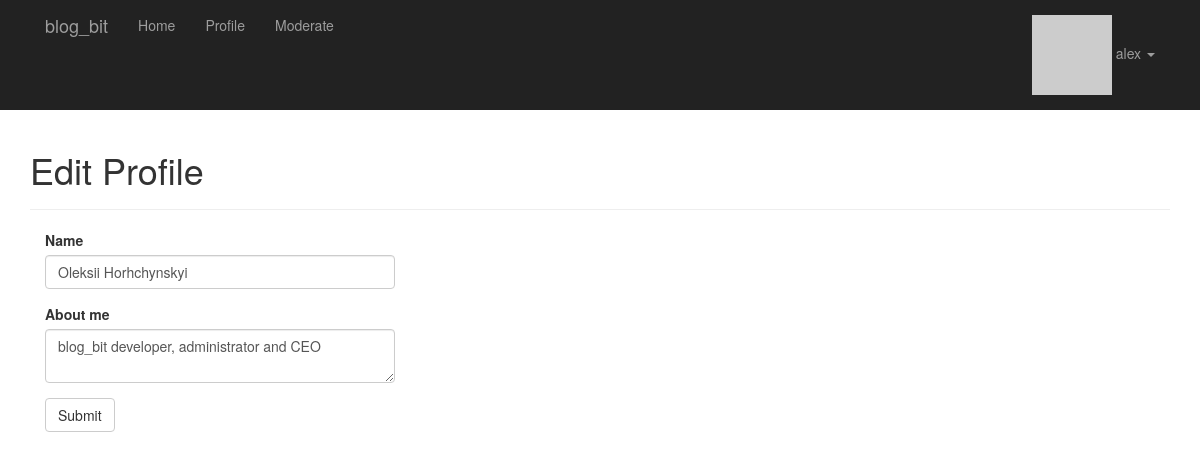
The page /edit-profile (signed in) on the database its author committed.
### app/models/user.py (models this page shows, shortened)
class User(db.Model, UserMixin):
    id = db.Column(db.Integer, primary_key=True)
    username = db.Column(db.String(64), unique=True, index=True)
    name = db.Column(db.String(64))
    about_me = db.Column(db.Text())
    member_since = db.Column(db.DateTime(), default=datetime.utcnow)
    last_seen = db.Column(db.DateTime(), default=datetime.utcnow)
    email = db.Column(db.String(64), unique=True, index=True)
    password_hash = db.Column(db.String(128))
    pfp_hash = db.Column(db.String(32))
    confirmed = db.Column(db.Boolean, default=False)
    role_id = db.Column(db.Integer, db.ForeignKey('role.id'))
    posts = db.relationship('Post', backref='author', lazy='dynamic')
    comments = db.relationship('Comment', backref='author', lazy='dynamic')
    likes = db.relationship('Like', backref='user', lazy='dynamic')
    followed = db.relationship(
        'Follow',
        foreign_keys=[Follow.follower_id],
        backref=db.backref('follower', lazy='joined'),
        lazy='dynamic',
        cascade='all, delete-orphan'
    )
    followers = db.relationship(
        'Follow',
        foreign_keys=[Follow.followed_id],
        backref=db.backref('followed', lazy='joined'),
        lazy='dynamic',
        cascade='all, delete-orphan'
    )
    @property
    def password(self):
        raise AttributeError('Password is not a readable attribute!')
    def can(self, perm):
        return self.role is not None and self.role.has_permission(perm)
    def is_administrator(self):
        return self.can(Permission.ADMIN)
    def ping(self):
        self.last_seen = datetime.utcnow()
        db.session.add(self)
        db.session.commit()
    def get_pfp(self, size=100, image_gen='retro'):
        url = 'https://secure.gravatar.com/avatar'
        return f'{url}/{self.pfp_hash}?s={size}&d={image_gen}&r=g'

### app/main/profile_views.py (the view, shortened to what this page needs)
@main.route('/edit-profile', methods=['GET', 'POST'])
@login_required
def edit_profile():
    form = EditProfileForm()
    form.name.data = current_user.name
    form.about_me.data = current_user.about_me
    return render_template('main/edit_profile.html', form=form)

### app/main/forms.py
class EditProfileForm(FlaskForm):
    name = StringField('Name', validators=[vl.Length(0, 64)])
    about_me = TextAreaField('About me')
    submit = SubmitField('Submit')

### app/auth/views.py (called while the page is built)
@auth.before_app_request
def before_request():
    current_user = flask_login.current_user
    if current_user.is_authenticated:
        current_user.ping()  # updating user last time seen property
        if not current_user.confirmed \
                and flask.request.blueprint != 'auth' \
                and flask.request.endpoint != 'static':
            return flask.redirect(flask.url_for('auth.unconfirmed'))

### app/login.py (called while the page is built)
@login_manager.user_loader
def load_user(user_id):
    return User.query.get(int(user_id))

### app/main/main_views.py (called while the page is built)
@main.after_app_request
def after_request(response):
    for query in get_recorded_queries():
        if query.end_time >= current_app.config['SLOW_QUERY_TIME']:
            current_app.logger.warning('Slow query: %s\nParameters: %s\nDuration: %fs\nContext: %s\n' %
                                       (query.statement, query.parameters, query.duration,
                                        query.location))
    return response

### app/models/role.py (called while the page is built)
    def has_permission(self, perm):
        return self.permissions & perm == perm

### blog_bit.py (called while the page is built)
@app.context_processor
def inject_permissions():
    return dict(Permission=Permission)  # to use permission in templates

### app/templates/main/edit_profile.html (shortened to what this page needs)
{% extends 'base.html' %}
{% import 'bootstrap/wtf.html' as wtf %}
{% block page_header %}
    <h1>Edit Profile</h1>
{% endblock %}
{% block page_content %}
    <div class="col-md-4">
        {{  wtf.quick_form(form) }}
    </div>
{% endblock %}

### app/templates/base.html (shortened to what this page needs)
{% extends 'bootstrap/base.html' %}
{% block head %}
    {{ super() }}
    <link rel="stylesheet" type="text/css" href="{{ url_for('static', filename='styles.css') }}">
{% endblock %}
{% block navbar %}
    <div class="navbar-inverse">
        <div class="container">
            <div class="navbar-header">
                <a class="navbar-brand" href={{ url_for('main.welcome') }}>blog_bit</a>
            </div>
            <div class="navbar-collapse collapse">
                <ul class="nav navbar-nav">
                    <li><a href={{ url_for('main.welcome') }}>Home</a></li>
                    {% if current_user.is_authenticated %}
                        <li><a href={{ url_for('main.profile', username=current_user.username) }}>Profile</a></li>
                    {% endif %}
                    {% if current_user.can(Permission.MODERATE) %}
                        <li><a href={{ url_for('main.moderate') }}>Moderate</a></li>
                    {% endif %}
                </ul>
                <ul class="nav navbar-nav navbar-right">
                    {% if current_user.is_authenticated %}
                        <li class="dropdown">
                            <a href="#" class="dropdown-toggle" data-toggle="dropdown">
                                <img src="{{ current_user.get_pfp(size=16) }}" alt="{{ current_user.username }} profile picture">
                                {{ current_user.username }}
                                <b class="caret"></b>
                            </a>
                        </li>
                    {% else %}
                        <li><a href={{ url_for('auth.login') }}>Login</a></li>
                    {% endif %}
                </ul>
            </div>
        </div>
    </div>
{% endblock %}
{% block content %}
    <div class="container">
        <div class="page-header">
            {% block page_header %}{% endblock %}
        </div>
        {% block page_content %}{% endblock %}
    </div>
{% endblock %}

### rows shown on the page
User: username "alex", name "Oleksii Horhchynskyi", about_me "blog_bit developer, administrator and CEO"
